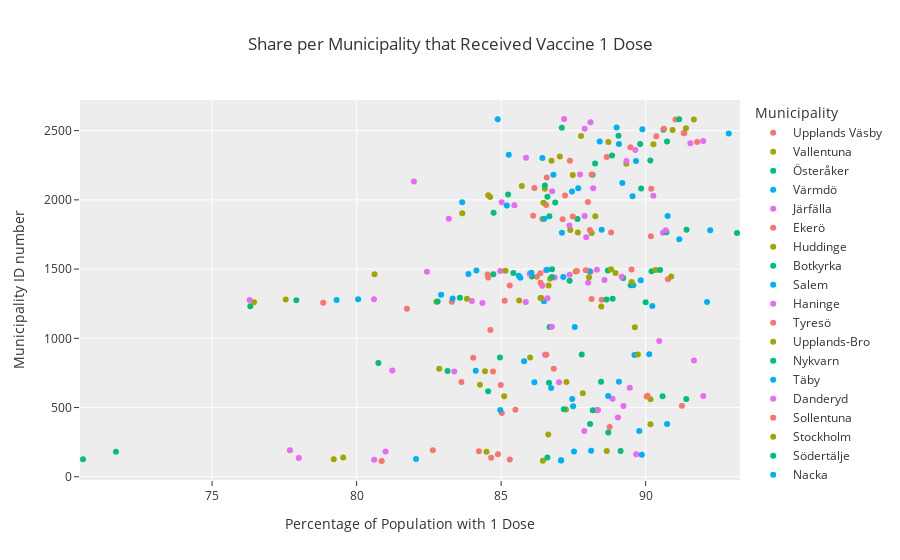

The notebook cell saved with this chart:
### Markdown cell above
The code above shows the share of the citizens that received dose one split on municipalities and sorted on 'Andel_dos1' (Share dose one). The first five are the ones with the highest share of vaccinated with dose one and last five rows are the ones with the lowest share of vaccinated with dose one.

From what we can see Botkyrka has the lowest numbers of citizens that received dose one with just 70% of the total population in the municipality. On the other hand we have Hammarö that vaccinated 93% of their population with at lest one dose.

In the graph below we can se all municipalities shares of vaccination one in the country. The value for the x-axis is the percent in the municipality that got 1 dose and the value for y is the municipalities ID-number to group the municipalitites by location in the country.

### Code cell
percent_share_dose_one = vaccinated_municipality['Andel_dos1'] * 100

# Create a new dataframe with renamed columns for the plot
data = pd.DataFrame({
    'Share 1 dose %': percent_share_dose_one,
    'Municipality': vaccinated_municipality['KnNamn'],
    'Municipality ID number': vaccinated_municipality['KnKod']
})
fig = px.strip(
    data, 
    x='Share 1 dose %', 
    y='Municipality ID number',
    hover_name='Municipality', 
    title='Share per Municipality that Received Vaccine 1 Dose',
    color='Municipality',
    template='ggplot2',
)
fig.update_xaxes(title_text='Percentage of Population with 1 Dose')
fig.write_html("Visualizations/share_1_dose_municipalities.html")
fig.show()
